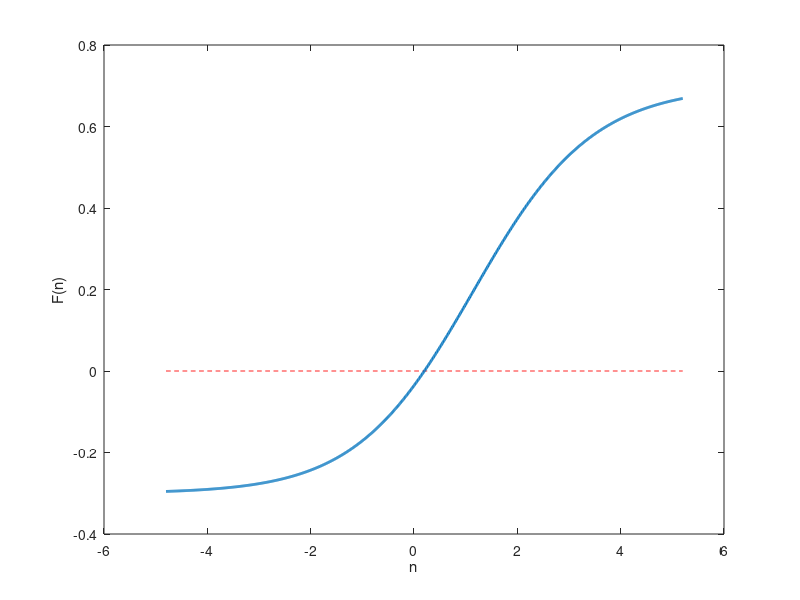

The MATLAB source for this figure:
format long g

% price cap
xi = 0.3;
% xi = 0.6;

% LMSR
beta = 0.5;
% q = 10*ones(1,5);
% q = [71.43667960674091200687 72.6286796067409120068];
q = [10274.00373002294873341875 2431.86373002294873341876 961.86373002294873341876 961.86373002294873341876];
i = 1;
qj = [q(1:i-1) q(i+1:end)];
m = max(beta*qj)
n = -q(i) + log(xi*sum(exp(beta*qj))/(1 - xi)) / beta
n = -q(i) + log(xi)/beta - log(1 - xi)/beta + (m + log(sum(exp(beta*qj - m))))/beta
q(i) = q(i) + n;
p_lmsr = exp(beta*q) / sum(exp(beta*q))

% LS-LMSR
clear n
a = 0.0079;
% a = 0.00790000000000000001;
% q = 10*ones(1,5);
q = [71.43667960674091200687 72.6286796067409120068];
i = 1;
qj = [q(1:i-1) q(i+1:end)];
F = @(n) a*log(exp((q(i) + n)/a/(n + sum(q))) + sum(exp(qj/a/(n + sum(q))))) + ...
    (exp((q(i) + n)/a/(n + sum(q)))*sum(qj) - sum(qj.*exp(qj/a/(n + sum(q))))) / ...
    ((n + sum(q))*(exp((q(i) + n)/a/(n + sum(q))) + sum(exp(qj/a/(n + sum(q)))))) - xi;
n0 = fzero(F, [-0.78, 1.78], optimset('Display', 'iter'))
q(i) = q(i) + n0;
b = a*sum(q);
p_lslmsr = a*log(sum(exp(q/b))) + ...
    (exp(q/b)*sum(q) - sum(q.*exp(q/b))) / sum(q) / sum(exp(q/b))

% plot solution
numPts = 1000;
x = linspace(n0 - 5, n0 + 5, numPts);
y = zeros(1, numPts);
for ii = 1:numPts
    y(ii) = F(x(ii));
end
plot(x, zeros(size(x)), 'r--', x, y, 'LineWidth', 2);
xlabel('n');
ylabel('F(n)');
